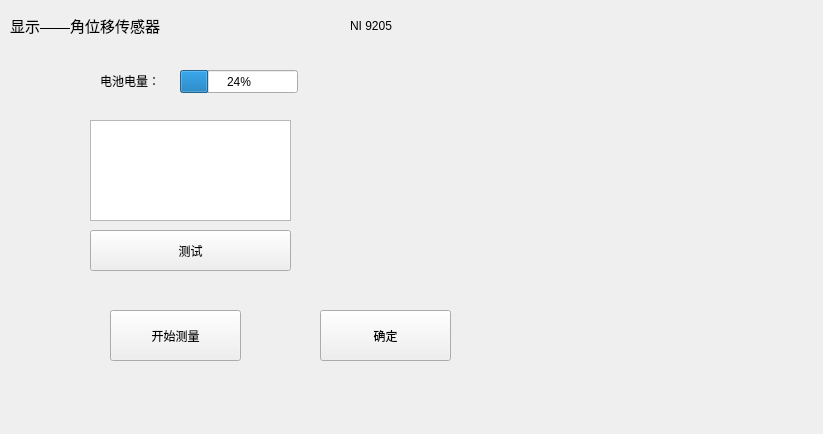
<?xml version="1.0" encoding="UTF-8"?>
<ui version="4.0">
 <class>showWin_angleSensor</class>
 <widget class="QWidget" name="showWin_angleSensor">
  <property name="geometry">
   <rect>
    <x>0</x>
    <y>0</y>
    <width>823</width>
    <height>434</height>
   </rect>
  </property>
  <property name="windowTitle">
   <string>显示_角位移传感器</string>
  </property>
  <widget class="QLabel" name="label">
   <property name="geometry">
    <rect>
     <x>10</x>
     <y>10</y>
     <width>301</width>
     <height>31</height>
    </rect>
   </property>
   <property name="font">
    <font>
     <pointsize>11</pointsize>
    </font>
   </property>
   <property name="text">
    <string>显示——角位移传感器</string>
   </property>
  </widget>
  <widget class="QPushButton" name="btn_ok">
   <property name="geometry">
    <rect>
     <x>320</x>
     <y>310</y>
     <width>131</width>
     <height>51</height>
    </rect>
   </property>
   <property name="text">
    <string>确定</string>
   </property>
  </widget>
  <widget class="QPushButton" name="btn_start_finish_mea">
   <property name="geometry">
    <rect>
     <x>110</x>
     <y>310</y>
     <width>131</width>
     <height>51</height>
    </rect>
   </property>
   <property name="text">
    <string>开始测量</string>
   </property>
   <property name="checkable">
    <bool>true</bool>
   </property>
  </widget>
  <widget class="QProgressBar" name="pBar_battery">
   <property name="geometry">
    <rect>
     <x>180</x>
     <y>70</y>
     <width>118</width>
     <height>23</height>
    </rect>
   </property>
   <property name="value">
    <number>24</number>
   </property>
  </widget>
  <widget class="QLabel" name="label_2">
   <property name="geometry">
    <rect>
     <x>100</x>
     <y>60</y>
     <width>131</width>
     <height>41</height>
    </rect>
   </property>
   <property name="text">
    <string>电池电量：</string>
   </property>
  </widget>
  <widget class="QPushButton" name="btn_test">
   <property name="geometry">
    <rect>
     <x>90</x>
     <y>230</y>
     <width>201</width>
     <height>41</height>
    </rect>
   </property>
   <property name="text">
    <string>测试</string>
   </property>
  </widget>
  <widget class="QTextBrowser" name="textB_test">
   <property name="geometry">
    <rect>
     <x>90</x>
     <y>120</y>
     <width>201</width>
     <height>101</height>
    </rect>
   </property>
  </widget>
  <widget class="QCustomPlot" name="plot_ni_9205" native="true">
   <property name="geometry">
    <rect>
     <x>350</x>
     <y>40</y>
     <width>251</width>
     <height>141</height>
    </rect>
   </property>
  </widget>
  <widget class="QLabel" name="label_3">
   <property name="geometry">
    <rect>
     <x>350</x>
     <y>10</y>
     <width>91</width>
     <height>31</height>
    </rect>
   </property>
   <property name="text">
    <string>NI 9205</string>
   </property>
  </widget>
 </widget>
 <customwidgets>
  <customwidget>
   <class>QCustomPlot</class>
   <extends>QWidget</extends>
   <header location="global">qcustomplot.h</header>
   <container>1</container>
  </customwidget>
 </customwidgets>
 <resources/>
 <connections/>
</ui>
